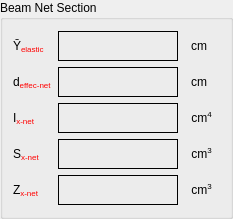
                 <widget class="QGroupBox" name="groupBox_6">
                  <property name="title">
                   <string>Beam Net Section</string>
                  </property>
                  <property name="flat">
                   <bool>true</bool>
                  </property>
                  <layout class="QGridLayout" name="gridLayout_15">
                   <property name="leftMargin">
                    <number>10</number>
                   </property>
                   <item row="1" column="0">
                    <widget class="QLabel" name="label_180">
                     <property name="minimumSize">
                      <size>
                       <width>0</width>
                       <height>30</height>
                      </size>
                     </property>
                     <property name="maximumSize">
                      <size>
                       <width>60</width>
                       <height>16777215</height>
                      </size>
                     </property>
                     <property name="text">
                      <string>&lt;html&gt;&lt;head/&gt;&lt;body&gt;&lt;p&gt;d&lt;span style=&quot; color:#ff0000; vertical-align:sub;&quot;&gt;effec-net&lt;/span&gt;&lt;/p&gt;&lt;/body&gt;&lt;/html&gt;</string>
                     </property>
                     <property name="alignment">
                      <set>Qt::AlignLeading|Qt::AlignLeft|Qt::AlignVCenter</set>
                     </property>
                    </widget>
                   </item>
                   <item row="1" column="1">
                    <widget class="QLabel" name="label_178">
                     <property name="minimumSize">
                      <size>
                       <width>120</width>
                       <height>30</height>
                      </size>
                     </property>
                     <property name="maximumSize">
                      <size>
                       <width>120</width>
                       <height>30</height>
                      </size>
                     </property>
                     <property name="font">
                      <font>
                       <pointsize>12</pointsize>
                      </font>
                     </property>
                     <property name="toolTip">
                      <string/>
                     </property>
                     <property name="frameShape">
                      <enum>QFrame::Box</enum>
                     </property>
                     <property name="text">
                      <string/>
                     </property>
                     <property name="alignment">
                      <set>Qt::AlignCenter</set>
                     </property>
                    </widget>
                   </item>
                   <item row="1" column="2">
                    <widget class="QLabel" name="label_190">
                     <property name="minimumSize">
                      <size>
                       <width>0</width>
                       <height>30</height>
                      </size>
                     </property>
                     <property name="maximumSize">
                      <size>
                       <width>30</width>
                       <height>16777215</height>
                      </size>
                     </property>
                     <property name="text">
                      <string>&lt;html&gt;&lt;head/&gt;&lt;body&gt;&lt;p&gt;cm&lt;/p&gt;&lt;/body&gt;&lt;/html&gt;</string>
                     </property>
                     <property name="alignment">
                      <set>Qt::AlignCenter</set>
                     </property>
                    </widget>
                   </item>
                   <item row="3" column="1">
                    <widget class="QLabel" name="label_116">
                     <property name="minimumSize">
                      <size>
                       <width>120</width>
                       <height>30</height>
                      </size>
                     </property>
                     <property name="maximumSize">
                      <size>
                       <width>120</width>
                       <height>30</height>
                      </size>
                     </property>
                     <property name="font">
                      <font>
                       <pointsize>12</pointsize>
                      </font>
                     </property>
                     <property name="toolTip">
                      <string/>
                     </property>
                     <property name="frameShape">
                      <enum>QFrame::Box</enum>
                     </property>
                     <property name="text">
                      <string/>
                     </property>
                     <property name="alignment">
                      <set>Qt::AlignCenter</set>
                     </property>
                    </widget>
                   </item>
                   <item row="2" column="1">
                    <widget class="QLabel" name="label_120">
                     <property name="minimumSize">
                      <size>
                       <width>120</width>
                       <height>30</height>
                      </size>
                     </property>
                     <property name="maximumSize">
                      <size>
                       <width>120</width>
                       <height>30</height>
                      </size>
                     </property>
                     <property name="font">
                      <font>
                       <pointsize>12</pointsize>
                      </font>
                     </property>
                     <property name="toolTip">
                      <string/>
                     </property>
                     <property name="frameShape">
                      <enum>QFrame::Box</enum>
                     </property>
                     <property name="text">
                      <string/>
                     </property>
                     <property name="alignment">
                      <set>Qt::AlignCenter</set>
                     </property>
                    </widget>
                   </item>
                   <item row="3" column="0">
                    <widget class="QLabel" name="label_121">
                     <property name="minimumSize">
                      <size>
                       <width>0</width>
                       <height>30</height>
                      </size>
                     </property>
                     <property name="maximumSize">
                      <size>
                       <width>150</width>
                       <height>16777215</height>
                      </size>
                     </property>
                     <property name="text">
                      <string>&lt;html&gt;&lt;head/&gt;&lt;body&gt;&lt;p&gt;S&lt;span style=&quot; color:#ff0000; vertical-align:sub;&quot;&gt;x-net&lt;/span&gt;&lt;/p&gt;&lt;/body&gt;&lt;/html&gt;</string>
                     </property>
                     <property name="alignment">
                      <set>Qt::AlignLeading|Qt::AlignLeft|Qt::AlignVCenter</set>
                     </property>
                    </widget>
                   </item>
                   <item row="2" column="0">
                    <widget class="QLabel" name="label_122">
                     <property name="minimumSize">
                      <size>
                       <width>0</width>
                       <height>30</height>
                      </size>
                     </property>
                     <property name="maximumSize">
                      <size>
                       <width>150</width>
                       <height>16777215</height>
                      </size>
                     </property>
                     <property name="text">
                      <string>&lt;html&gt;&lt;head/&gt;&lt;body&gt;&lt;p&gt;I&lt;span style=&quot; color:#ff0000; vertical-align:sub;&quot;&gt;x-net&lt;/span&gt;&lt;/p&gt;&lt;/body&gt;&lt;/html&gt;</string>
                     </property>
                     <property name="alignment">
                      <set>Qt::AlignLeading|Qt::AlignLeft|Qt::AlignVCenter</set>
                     </property>
                    </widget>
                   </item>
                   <item row="0" column="1">
                    <widget class="QLabel" name="label_123">
                     <property name="minimumSize">
                      <size>
                       <width>120</width>
                       <height>30</height>
                      </size>
                     </property>
                     <property name="maximumSize">
                      <size>
                       <width>120</width>
                       <height>30</height>
                      </size>
                     </property>
                     <property name="font">
                      <font>
                       <pointsize>12</pointsize>
                      </font>
                     </property>
                     <property name="toolTip">
                      <string/>
                     </property>
                     <property name="frameShape">
                      <enum>QFrame::Box</enum>
                     </property>
                     <property name="text">
                      <string/>
                     </property>
                     <property name="alignment">
                      <set>Qt::AlignCenter</set>
                     </property>
                    </widget>
                   </item>
                   <item row="0" column="0">
                    <widget class="QLabel" name="label_125">
                     <property name="minimumSize">
                      <size>
                       <width>0</width>
                       <height>30</height>
                      </size>
                     </property>
                     <property name="maximumSize">
                      <size>
                       <width>60</width>
                       <height>16777215</height>
                      </size>
                     </property>
                     <property name="text">
                      <string>&lt;html&gt;&lt;head/&gt;&lt;body&gt;&lt;p&gt;Ῡ&lt;span style=&quot; color:#ff0000; vertical-align:sub;&quot;&gt;elastic&lt;/span&gt;&lt;/p&gt;&lt;/body&gt;&lt;/html&gt;</string>
                     </property>
                     <property name="alignment">
                      <set>Qt::AlignLeading|Qt::AlignLeft|Qt::AlignVCenter</set>
                     </property>
                    </widget>
                   </item>
                   <item row="4" column="0">
                    <widget class="QLabel" name="label_131">
                     <property name="minimumSize">
                      <size>
                       <width>0</width>
                       <height>30</height>
                      </size>
                     </property>
                     <property name="maximumSize">
                      <size>
                       <width>150</width>
                       <height>16777215</height>
                      </size>
                     </property>
                     <property name="text">
                      <string>&lt;html&gt;&lt;head/&gt;&lt;body&gt;&lt;p&gt;Z&lt;span style=&quot; color:#ff0000; vertical-align:sub;&quot;&gt;x-net&lt;/span&gt;&lt;/p&gt;&lt;/body&gt;&lt;/html&gt;</string>
                     </property>
                     <property name="alignment">
                      <set>Qt::AlignLeading|Qt::AlignLeft|Qt::AlignVCenter</set>
                     </property>
                    </widget>
                   </item>
                   <item row="4" column="1">
                    <widget class="QLabel" name="label_130">
                     <property name="minimumSize">
                      <size>
                       <width>120</width>
                       <height>30</height>
                      </size>
                     </property>
                     <property name="maximumSize">
                      <size>
                       <width>120</width>
                       <height>30</height>
                      </size>
                     </property>
                     <property name="font">
                      <font>
                       <pointsize>12</pointsize>
                      </font>
                     </property>
                     <property name="toolTip">
                      <string/>
                     </property>
                     <property name="frameShape">
                      <enum>QFrame::Box</enum>
                     </property>
                     <property name="text">
                      <string/>
                     </property>
                     <property name="alignment">
                      <set>Qt::AlignCenter</set>
                     </property>
                    </widget>
                   </item>
                   <item row="0" column="2">
                    <widget class="QLabel" name="label_134">
                     <property name="minimumSize">
                      <size>
                       <width>0</width>
                       <height>30</height>
                      </size>
                     </property>
                     <property name="maximumSize">
                      <size>
                       <width>30</width>
                       <height>16777215</height>
                      </size>
                     </property>
                     <property name="text">
                      <string>&lt;html&gt;&lt;head/&gt;&lt;body&gt;&lt;p&gt;cm&lt;/p&gt;&lt;/body&gt;&lt;/html&gt;</string>
                     </property>
                     <property name="alignment">
                      <set>Qt::AlignCenter</set>
                     </property>
                    </widget>
                   </item>
                   <item row="2" column="2">
                    <widget class="QLabel" name="label_135">
                     <property name="minimumSize">
                      <size>
                       <width>35</width>
                       <height>30</height>
                      </size>
                     </property>
                     <property name="maximumSize">
                      <size>
                       <width>35</width>
                       <height>16777215</height>
                      </size>
                     </property>
                     <property name="text">
                      <string>&lt;html&gt;&lt;head/&gt;&lt;body&gt;&lt;p&gt;cm&lt;span style=&quot; vertical-align:super;&quot;&gt;4&lt;/span&gt;&lt;/p&gt;&lt;/body&gt;&lt;/html&gt;</string>
                     </property>
                     <property name="alignment">
                      <set>Qt::AlignCenter</set>
                     </property>
                    </widget>
                   </item>
                   <item row="3" column="2">
                    <widget class="QLabel" name="label_137">
                     <property name="minimumSize">
                      <size>
                       <width>35</width>
                       <height>30</height>
                      </size>
                     </property>
                     <property name="maximumSize">
                      <size>
                       <width>30</width>
                       <height>16777215</height>
                      </size>
                     </property>
                     <property name="text">
                      <string>&lt;html&gt;&lt;head/&gt;&lt;body&gt;&lt;p&gt;cm&lt;span style=&quot; vertical-align:super;&quot;&gt;3&lt;/span&gt;&lt;/p&gt;&lt;/body&gt;&lt;/html&gt;</string>
                     </property>
                     <property name="alignment">
                      <set>Qt::AlignCenter</set>
                     </property>
                    </widget>
                   </item>
                   <item row="4" column="2">
                    <widget class="QLabel" name="label_139">
                     <property name="minimumSize">
                      <size>
                       <width>35</width>
                       <height>30</height>
                      </size>
                     </property>
                     <property name="maximumSize">
                      <size>
                       <width>30</width>
                       <height>16777215</height>
                      </size>
                     </property>
                     <property name="text">
                      <string>&lt;html&gt;&lt;head/&gt;&lt;body&gt;&lt;p&gt;cm&lt;span style=&quot; vertical-align:super;&quot;&gt;3&lt;/span&gt;&lt;/p&gt;&lt;/body&gt;&lt;/html&gt;</string>
                     </property>
                     <property name="alignment">
                      <set>Qt::AlignCenter</set>
                     </property>
                    </widget>
                   </item>
                  </layout>
                 </widget>
